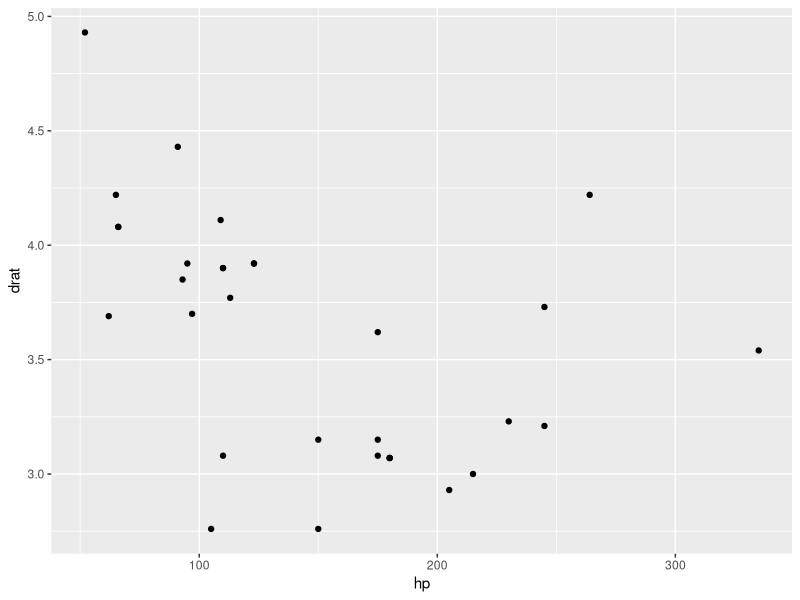
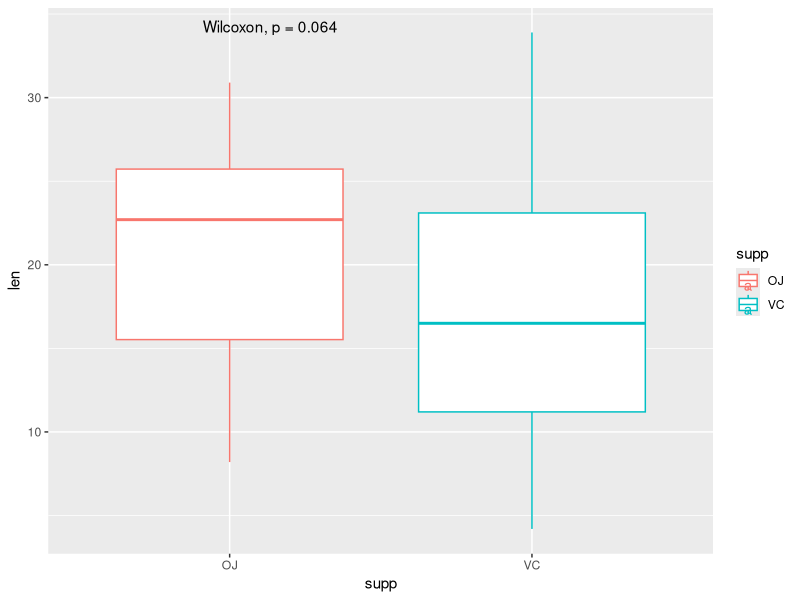
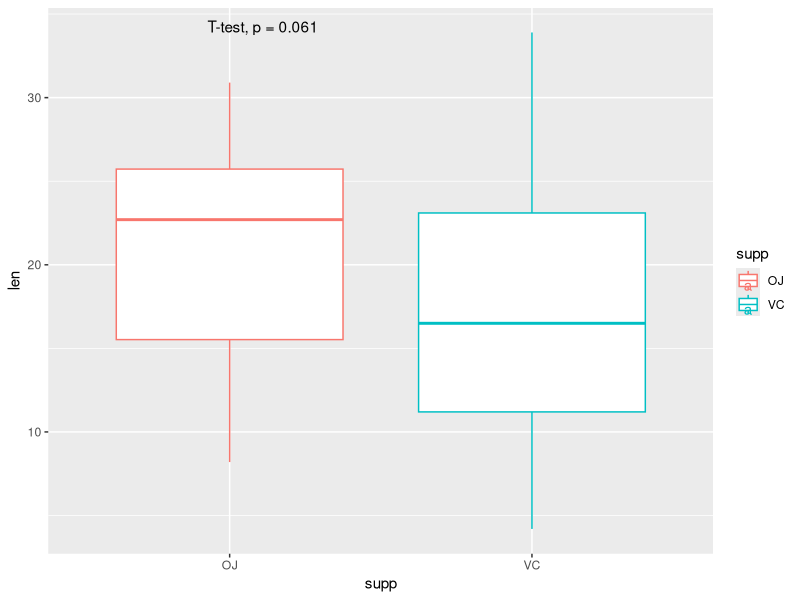
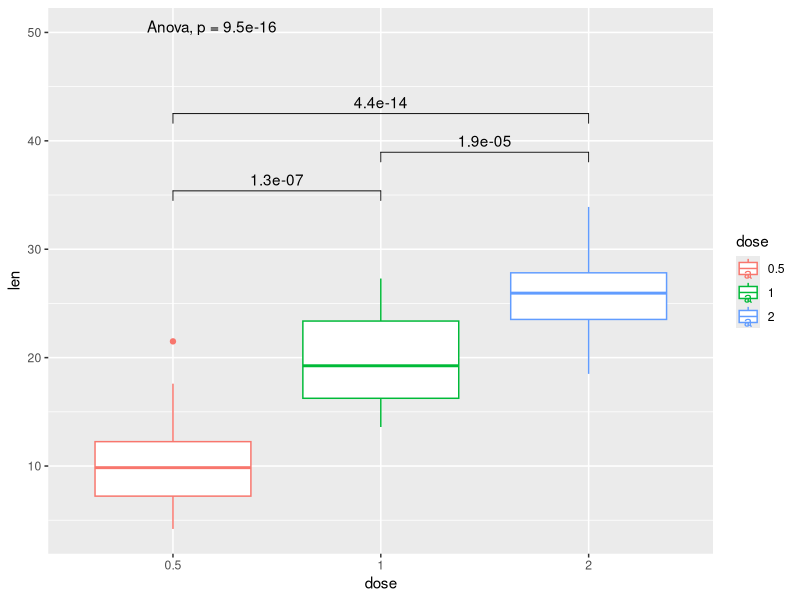
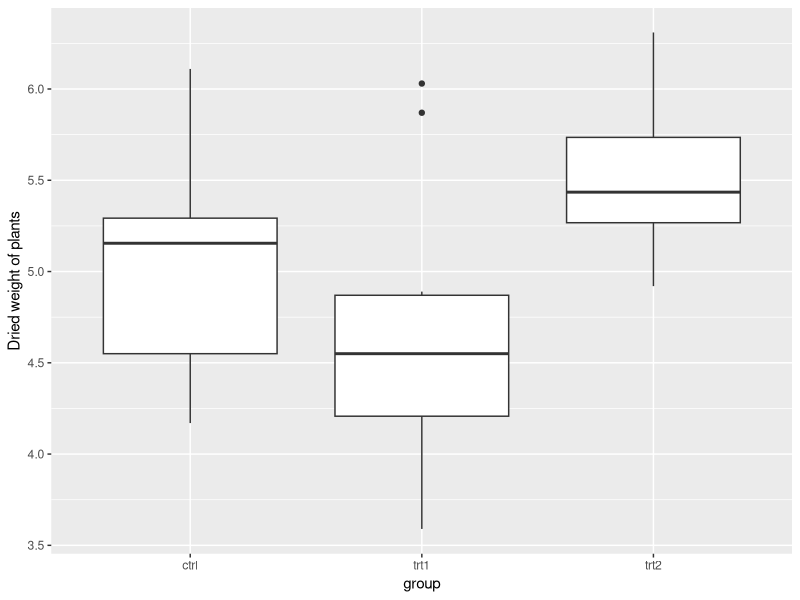

Here is the R script that generated these plots, in order:
## ---- chunk 1
library(ggpubr)
data("HairEyeColor")

ch <- chisq.test(x = HairEyeColor[,,1])
ch
ch <- fisher.test(x = HairEyeColor[1:2,1:2,1])
ch
 

data("ToothGrowth")
data("mtcars")
#correlation
ggplot(mtcars)+
  geom_point(aes(hp, drat))
cor.test(mtcars$hp, mtcars$drat)

#t.test/wilcox.test
ToothGrowth$supp <- as.factor(ToothGrowth$supp)
t.test(len ~ supp, data = ToothGrowth)
wilcox.test(len ~ supp, data = ToothGrowth)

p <- ggplot(ToothGrowth, aes(x = supp, y = len,
          color = supp))+
  geom_boxplot()
#  Add p-value
p + stat_compare_means()
# Change method
p + stat_compare_means(method = "t.test")

#anova and Kruskal-Wallis

summary(aov(len~dose, data = ToothGrowth))
kruskal.test(len~dose, data = ToothGrowth)

ToothGrowth$dose <- as.factor(ToothGrowth$dose)
my_comparisons <- list( c("0.5", "1"), c("1", "2"), c("0.5", "2") )
ggplot(ToothGrowth, aes(x = dose, y = len,
          color = dose))+
  geom_boxplot()+ 
  stat_compare_means(comparisons = my_comparisons, method = "t.test")+ # Add pairwise comparisons p-value
  stat_compare_means(label.y = 50, method = "anova") 


#linear regression
data("mtcars")
lm(wt~vs, data=mtcars)
res <- lm(wt~vs+am, data=mtcars)
summary(res)

#logistic regression
res <- glm(am ~ hp + wt, data=mtcars,family = binomial(link = "logit"))
summary(res)

#anova
library(stats)
library(ggplot2)
ggplot(PlantGrowth)+
  geom_boxplot(aes(group, weight))+ylab("Dried weight of plants")

## ---- chunk 2
#install.packages("dslabs")
library(dslabs)

data(research_funding_rates)
attach(research_funding_rates)


## ---- chunk 3
